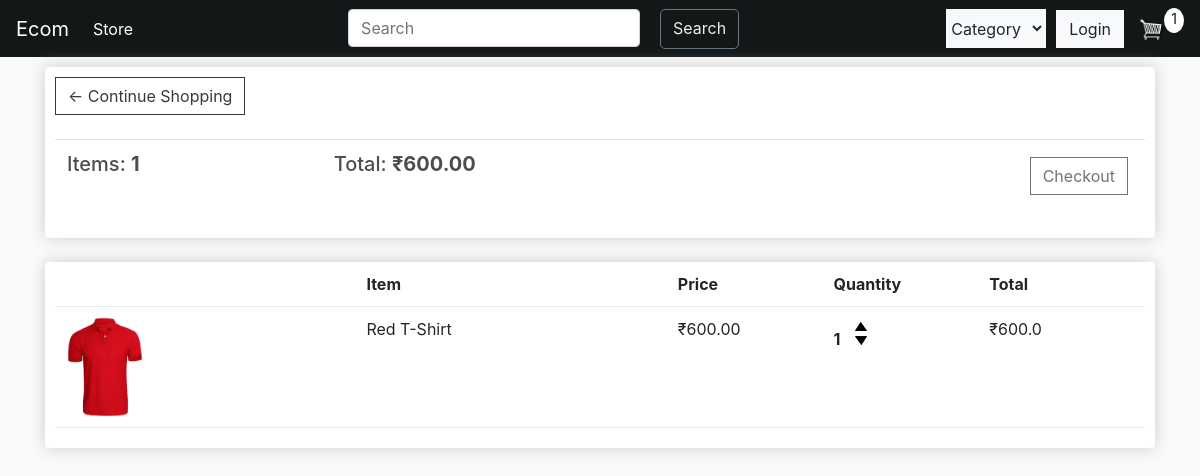
Before: /cart (signed in) with the older database file.
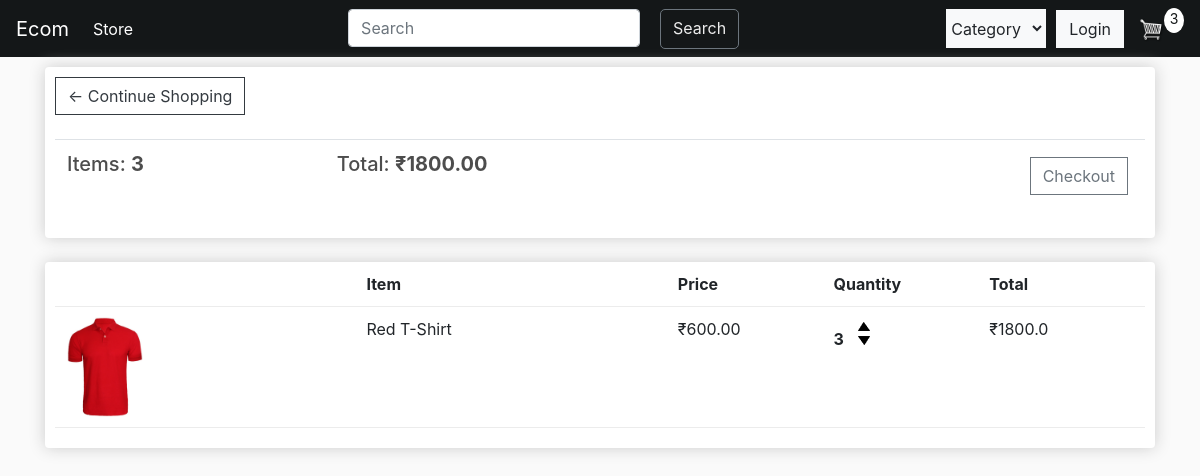
After: the same page with the newer database file.
### store/models.py (models this page shows, shortened)
class Order(models.Model):
    customer = models.ForeignKey(Customer, on_delete=models.SET_NULL,blank=True,null=True)
    date_ordered = models.DateTimeField(auto_now_add=True)
    complete = models.BooleanField(default=False,null=True,blank=False)
    transaction_id = models.CharField(max_length=200, null=True)
    @property
    def get_cart_total(self):
        orderitem = self.orderitem_set.all()
        total =  sum([item.get_total for item in orderitem])
        return total
    @property
    def get_cart_items(self):
        orderitem = self.orderitem_set.all()
        total = sum([item.quantity for item in orderitem])
        return total

class OrderItem(models.Model):
    product = models.ForeignKey(Product, on_delete=models.SET_NULL, null =True)
    order = models.ForeignKey(Order, on_delete = models.SET_NULL, null = True)
    quantity = models.IntegerField(default = 0, null = True, blank = True)
    date_added = models.DateTimeField(auto_now_add = True)
    @property
    def get_total(self):
        total = self.product.price * self.quantity
        return total

class Product(models.Model):
    name = models.CharField(max_length=200,null=True)
    price = models.FloatField()
    description = models.CharField(max_length=500,blank=True,default="")
    CATEGORY = (('shirt','SHIRT'), ('t-shirt','T-SHIRT'),('trouser','TROUSER'))
    categories = models.CharField(max_length=7,choices=CATEGORY,default='shirt')
    image = models.ImageField(null=True,blank = True)
    stock = models.IntegerField(default = 0)
    @property
    def imageURL(self):
        try:
            url = self.image.url
        except:
            url = ''
        return url

### store/views.py (the view)
# urls.py: path('cart',views.cart,name='cart'),
def cart(request):
    if request.user.is_authenticated:
        customer = request.user.customer
        order, created = Order.objects.get_or_create(customer=customer, complete = False)
        items = order.orderitem_set.all()
        cartItems = order.get_cart_items
    else:
        items = []
        order = {"get_cart_items":0,"get_cart_total":0}
        cartItems = order["get_cart_items"]
    context = {"items":items, "order":order, "cartItems": cartItems}
    return render(request,'store/cart.html',context)

### store/templates/store/cart.html
{% extends 'store/main.html'%}
{% load static%}
{%block content%}
<div class="row">
    <div class="col-lg-12">
        <div class="box-element">
          <a class="btn btn-outline-dark" href="{%url 'store'%}">&#8592; Continue Shopping</a>
          <br>
          <br>
          <table class="table">
              <th><h5>Items: <strong>{{order.get_cart_items}}</strong></h6></th>
              <th><h5>Total: <strong>₹{{order.get_cart_total|floatformat:2}}</strong></h6></th>
              <th>
                  {% if user.is_authenticated %}
                    <a class="btn btn-outline-secondary checkout" href="{%url 'checkout' %}">
                        Checkout
                    </a>
                  {% else %}
                    <a class="btn btn-outline-secondary checkout" href="#">
                        Login first
                    </a>
                  {% endif %}
              </th>
          </table>
        </div>
        <br>
        <div class="box-element">
            <div class="cart-row">
                <div style="flex:2"></div>
                <div style="flex:2"><strong>Item</strong></div>
                <div style="flex:1"><strong>Price</strong></div>
                <div style="flex:1"><strong>Quantity</strong></div>
                <div style="flex:1"><strong>Total</strong></div>
            </div>
            {% for item in items %}
            <div class="cart-row">
                <div style="flex:2"><a href="#"><img src="{{item.product.imageURL}}" class="row-image"></a></div>
                <div style="flex:2">{{item.product.name}}</div>
                <div style="flex:1">₹{{item.product.price|floatformat:2}}</div>
                <div style="flex:1">
                    <p class="quantity">{{item.quantity}}</p>
                    <div class="quantity">
                        {% if item.product.stock > 0 %}
                        <img  data-product={{item.product.id}} data-action="add" src="{%static 'image/arrow-up.png'%}" class="chg-quantity update-cart">
                        {% endif %}
                        <img data-product={{item.product.id}} data-action="remove"src="{%static 'image/arrow-down.png'%}" class="chg-quantity update-cart">
                    </div>
                </div>
                <div style="flex:1">₹{{item.get_total}}</div>
            </div>
            {% endfor %}
        </div>
    </div>
</div>
{%endblock%}

Changed rows visible on the page:
changed through a linked row, Order: get_cart_items "1" → "3"; get_cart_total "600.00" → "1800.00"
changed OrderItem "Red T-Shirt": quantity "1" → "3"; get_total "600.0" → "1800.0"
Other visible differences:
{{ cartItems }}: "1" → "3"
